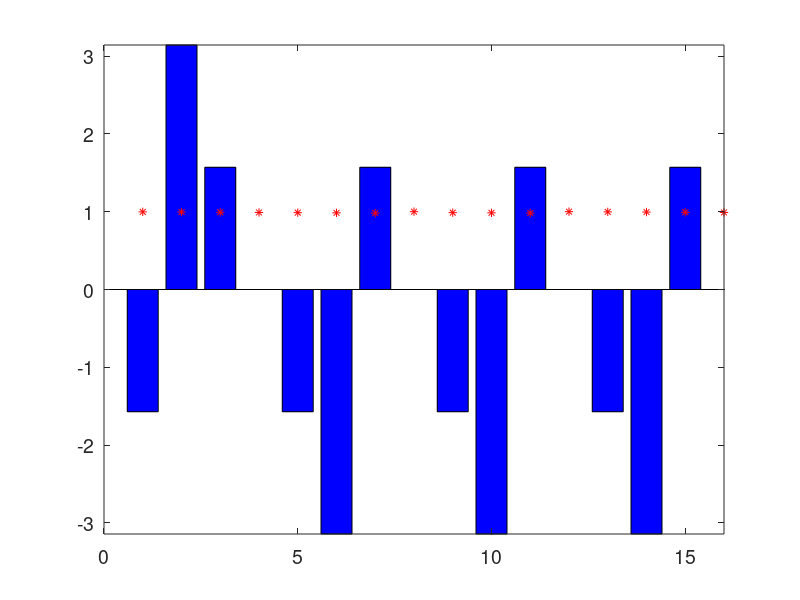

The MATLAB script that drew this image: (Note: this script raises an error after producing the figure.)
clc
clear all
close all
Nd = 15;
t = 1;
h = -0.01;
k1 = exp(-h);
k2 = exp(h);
% k_link_1 = 5;
ind = 1;
g = 0.01;
% k_link_1 = 5;
k_link_2 = 0.00;

for k_link_1 = 0:1:5

    %     k_link_2 = 1 / k_link_1;
    % positive imaginary part is gain

    Nr = (Nd + 1) / 4;
    F0 = sparse(zeros(Nr, Nr));
    E1 = sparse(fliplr(diag([k2 0 0 k1])));
    E2 = sparse(fliplr(diag([0 k1 k2 0])));
    E2_ = sparse(fliplr(diag([0 k1 k2 0])));
    E3 = sparse(fliplr(diag([k2 0 0 k1])));

    D1 = diag(-g * 1i * ones(1, Nr)) + diag(k1 * ones(1, Nr - 1), 1) + diag(k2 * ones(1, Nr - 1), -1);
    D2 = diag(-g * 1i * ones(1, Nr)) + diag([k1 0 k2], 1) + diag([k2 0 k1], -1);
    D3 = diag(-g * 1i * ones(1, Nr)) + diag([k1 0 k2], 1) + diag([k2 0 k1], -1);
    D4 = diag(-g * 1i * ones(1, Nr)) + diag(k1 * ones(1, Nr - 1), 1) + diag(k2 * ones(1, Nr - 1), -1);

    H = sparse([D1 E1 F0 F0;
            E1 D2 E2 F0;
            F0 E2_ D3 E3;
            F0 F0 E3 D4]);
    H(Nd + 2, Nd + 2) = 0;
    H(Nd + 1, Nd + 2) = k_link_1;
    H(Nd + 2, Nd + 1) = k_link_2;
    [V, A] = eig(full(H));
    lam = diag(A);
    Lasing = find(abs(real(lam)) < 1e-6);
    data(ind, :) = lam(Lasing);
    ind = ind + 1
end

g = 0.08;

Lasing = 9

bn = 9
figure
bar(angle(V(:, bn)), 'b')
hold on
plot(abs(V(:, bn)) / max(abs(V(:, bn))), 'r*')
set(gcf, 'Position', [00, 00, 350, 300])
set(gca, 'FontSize', 14) % Font Size
axis([0 Nd + 1 -pi pi])

Intensity = abs(V(:, Lasing)) .* abs(V(:, Lasing));
Intensity = Intensity ./ max(Intensity);
Phase = angle(V(:, Lasing));
Nall = sqrt(Nd + 1);

for k = 1:1:Nall

    if mod(k, 2)
        RT(k, :) = Intensity((k - 1) * Nall + (1:Nall));
    else
        RT(k, :) = fliplr(Intensity((k - 1) * Nall + (1:Nall))');
    end

end

for k = 1:1:Nall

    if mod(k, 2)
        RA(k, :) = Phase((k - 1) * Nall + (1:Nall));
    else
        RA(k, :) = fliplr(Phase((k - 1) * Nall + (1:Nall))');
    end

end

plotring(RT, [0 1.2]);
set(gcf, 'Position', [00, 00, 400, 300]);
set(gca, 'FontSize', 14);

figure;
imagesc(RA);
colormap([0.5 0.5 0.5; 0 1 1; 0 1 0; 1 0.5 0; 0.5 0.5 0.5]);
colorbar;
set(gcf, 'Position', [00, 00, 400, 300]);
set(gca, 'FontSize', 14);
